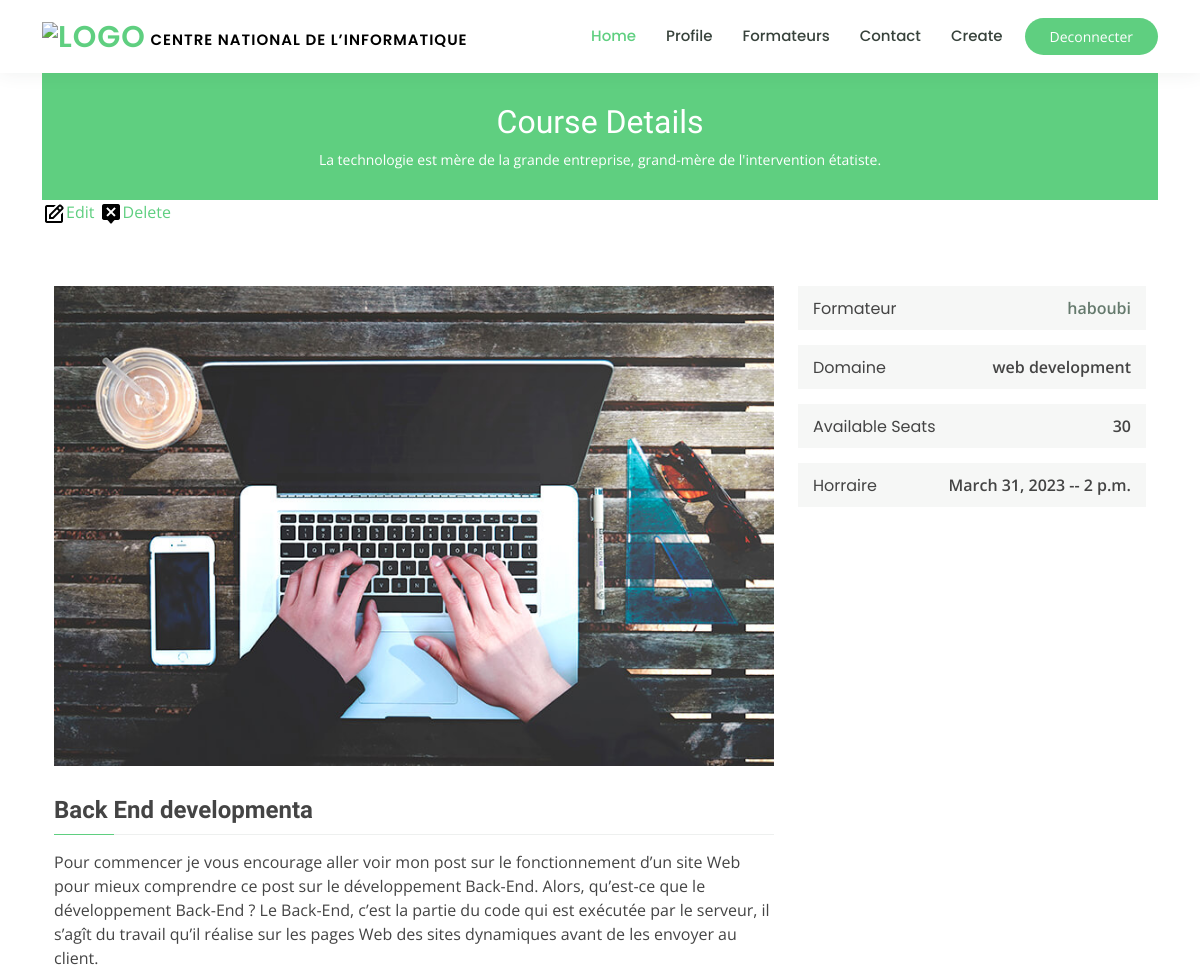
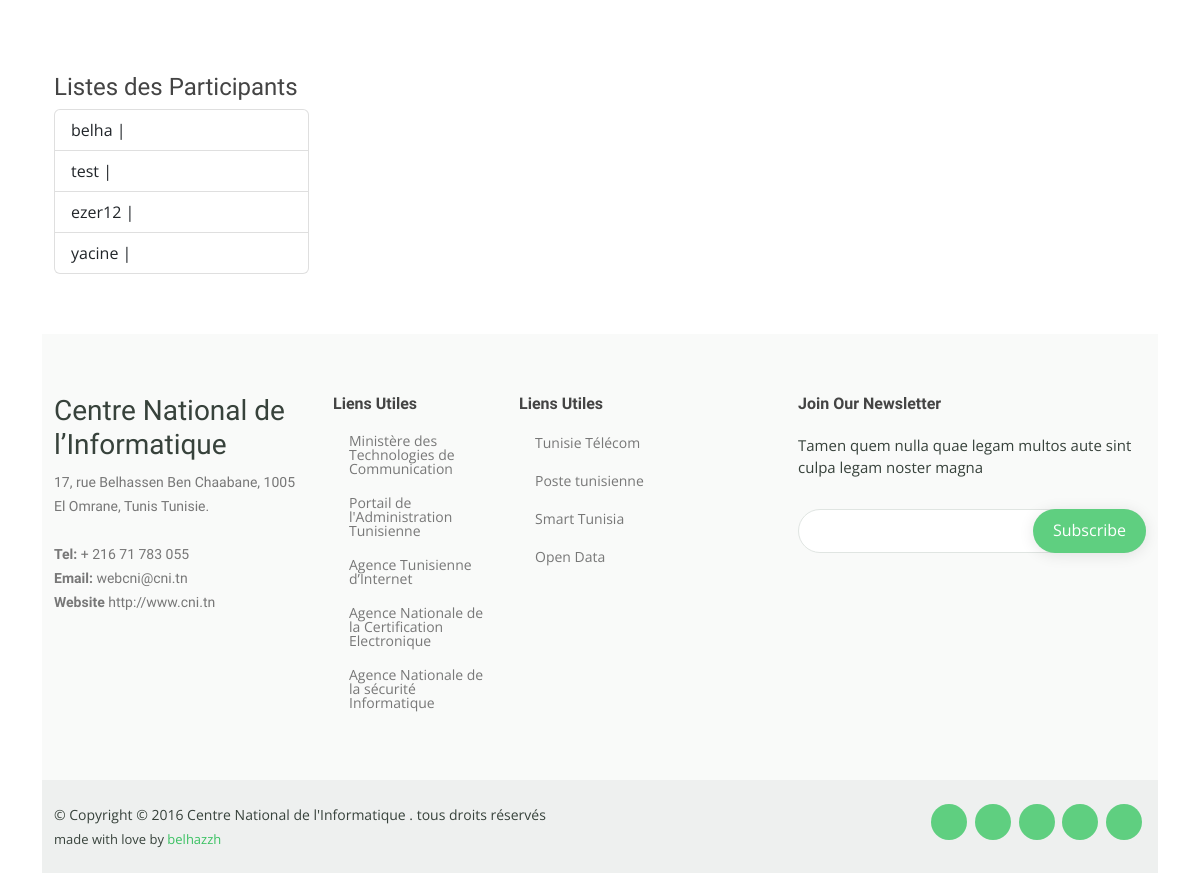
Page /back-end-developmenta/ (signed in) on the committed database (2 pictures, top to bottom).
### base/models.py (models this page shows, shortened)
class Formation(models.Model):
    name = models.CharField(max_length=50)
    num_salle = models.CharField(max_length=50)
    domaine = models.CharField(max_length=50,blank=True,null=True)
    description = models.TextField(blank=True, null=True)
    date_debut = models.DateField(blank=True, null=True)
    horraire_debut = models.TimeField(blank=True, null=True)
    date_fin = models.DateField(blank=True, null=True)
    formateur = models.ForeignKey(Formateur, on_delete=models.CASCADE)
    max_places = models.IntegerField(blank=True, null=True,default=20)
    image = models.ImageField(upload_to="images-formation",blank=True, null=True)
    participant = models.ManyToManyField(Participant,blank=True)
    slug = models.SlugField(null=True,blank=True)

class Formateur (models.Model):
    name = models.CharField(max_length=50)
    prenom = models.CharField(max_length=50)
    image = models.ImageField(upload_to="images-formation",blank=True, null=True)
    def __str__(self):
        return self.name

class Participant(models.Model):
    user = models.OneToOneField(User, on_delete=models.CASCADE,null=True,blank=True)
    cin = models.CharField(validators=[MinLengthValidator(8)],max_length=8,blank=True, null=True)
    service = models.CharField(max_length=50,null=True,blank=True)
    email = models.EmailField(blank=True,null=True)
    entreprise = models.CharField(max_length=50,null=True,blank=True)
    def __str__(self):
        if self.user:
            return str(self.user.username)
        return str(self.user)

### base/views.py (the view)
# urls.py: path("<slug:slug>/",FormationDetailView.as_view(),name="formation"),
class FormationDetailView(DetailView):
    model = Formation
    template_name = "base/course-details.html"
    context_object_name = "formation"

### templates/base/course-details.html (shortened to what this page needs)
{% extends "base.html" %}
{% load static %}
{% block content %}
  <main id="main">
    <div class="breadcrumbs" data-aos="fade-in">
      <div class="container">
        <h2>Course Details</h2>
        <p>La technologie est mère de la grande entreprise, grand-mère de l'intervention étatiste. </p>
      </div>
    </div>
    {% if user.is_staff %}
    <div class="icons">
      <a href="{% url 'update_formation' formation.slug %}"><img src="{% static 'images/edit.png' %}" alt="edit"><span>Edit</span></a>
      <a href="{% url 'delete_formation' formation.slug %}"><img src="{% static 'images/delete.png' %}" alt="delete"><span>Delete</span></a>
    </div>
    {% endif %}
    <section id="course-details" class="course-details">
      <div class="container" data-aos="fade-up">
        <div class="row">
          <div class="col-lg-8">
            <img src="{{formation.image.url}}" class="img-fluid" alt="">
            <h3>{{formation.name}}</h3>
            <p>
              {{formation.description}}
            </p>
          </div>
          <div class="col-lg-4">
            <div class="course-info d-flex justify-content-between align-items-center">
              <h5>Formateur</h5>
              <p><a href="#">{{formation.formateur}}</a></p>
            </div>
            <div class="course-info d-flex justify-content-between align-items-center">
              <h5>Domaine</h5>
              <p>{{formation.domaine}}</p>
            </div>
            <div class="course-info d-flex justify-content-between align-items-center">
              <h5>Available Seats</h5>
              <p>{{formation.max_places}}</p>
            </div>
            <div class="course-info d-flex justify-content-between align-items-center">
              <h5>Horraire</h5>
              <p>{{formation.date_debut}} -- {{formation.horraire_debut}}</p>
            </div>
          </div>
        </div>
      </div>
    </section>
    <section id="cource-details-tabs" class="cource-details-tabs">
      <div class="container" data-aos="fade-up">
        {% if user.is_staff %}
        {% if formation.participant.all %}
        <div class="row">
          <div class="col-lg-3">
            <h4>Listes des Participants</h4>
            <ul class="list-group">
              {% for participant in formation.participant.all %}
              <li class="list-group-item">{{participant}} | </li>
              {% endfor %}
            </ul>
          </div>
        </div>
        {% else %}
        <h4 class="alert alert-danger">il n'y a pas encore de participants!</h4>
        {% endif %}
        {% endif %}
      </div>
    </section>
  </main>
  <footer id="footer">
    <div class="footer-top">
      <div class="container">
        <div class="row">
          <div class="col-lg-3 col-md-6 footer-contact">
            <h3> Centre National de l’Informatique</h3>
            <p>
              17, rue Belhassen Ben Chaabane, 1005 El Omrane, Tunis Tunisie. <br><br>
              <strong>Tel:</strong>  + 216 71 783 055<br>
              <strong>Email:</strong> webcni@cni.tn<br>
              <strong>Website</strong> http://www.cni.tn <br>
            </p>
          </div>
          <div class="col-lg-2 col-md-6 footer-links">
            <h4> Liens Utiles</h4>
            <ul>
              <li><i class="bx bx-chevron-right"></i> <a href="#">Ministère des Technologies de Communication</a></li>
              <li><i class="bx bx-chevron-right"></i> <a href="#">Portail de l'Administration Tunisienne</a></li>
              <li><i class="bx bx-chevron-right"></i> <a href="#">Agence Tunisienne d’Internet</a></li>
              <li><i class="bx bx-chevron-right"></i> <a href="#">Agence Nationale de la Certification Electronique</a></li>
              <li><i class="bx bx-chevron-right"></i> <a href="#">Agence Nationale de la sécurité Informatique</a></li>
            </ul>
          </div>
          <div class="col-lg-3 col-md-6 footer-links">
            <h4> Liens Utiles</h4>
            <ul>
              <li><i class="bx bx-chevron-right"></i> <a href="#">Tunisie Télécom</a></li>
              <li><i class="bx bx-chevron-right"></i> <a href="#">Poste tunisienne</a></li>
              <li><i class="bx bx-chevron-right"></i> <a href="#">Smart Tunisia</a></li>
              <li><i class="bx bx-chevron-right"></i> <a href="#">Open Data</a></li>
            </ul>
          </div>
          <div class="col-lg-4 col-md-6 footer-newsletter">
            <h4>Join Our Newsletter</h4>
            <p>Tamen quem nulla quae legam multos aute sint culpa legam noster magna</p>
            <form action="" method="post">
              <input type="email" name="email"><input type="submit" value="Subscribe">
            </form>
          </div>
        </div>
      </div>
    </div>
    <div class="container d-md-flex py-4">
      <div class="me-md-auto text-center text-md-start">
        <div class="copyright">
          &copy; Copyright © 2016 Centre National de l'Informatique  <strong></strong>. tous droits réservés
        </div>
        <div class="credits">
          made with love by <a href="#">belhazzh</a>
        </div>
      </div>
      <div class="social-links text-center text-md-right pt-3 pt-md-0">
        <a href="#" class="twitter"><i class="bx bxl-twitter"></i></a>
        <a href="#" class="facebook"><i class="bx bxl-facebook"></i></a>
        <a href="#" class="instagram"><i class="bx bxl-instagram"></i></a>
        <a href="#" class="google-plus"><i class="bx bxl-skype"></i></a>
        <a href="#" class="linkedin"><i class="bx bxl-linkedin"></i></a>
      </div>
    </div>
  </footer>
 {% endblock content %}

### gestion_formation/static/css/style.css (style rules this page uses)
body { font-family: "Open Sans", sans-serif; color: #444444; }
a { color: #5fcf80; text-decoration: none; }
h1, h2, h3, h4, h5, h6 { font-family: "Raleway", sans-serif; }
section { padding: 60px 0; overflow: hidden; }
.breadcrumbs { margin-top: 73px; text-align: center; background: #5fcf80; padding: 30px 0; color: #fff; }
.breadcrumbs h2 { font-size: 32px; font-weight: 500; }
.breadcrumbs p { font-size: 14px; margin-bottom: 0; }
.course-details h3 { font-size: 24px; margin: 30px 0 15px 0; font-weight: 700; position: relative; padding-bottom: 10px; }
.course-details h3:before { content: ""; position: absolute; display: block; width: 100%; height: 1px; background: #eef0ef; bottom: 0; left: 0; }
.course-details h3:after { content: ""; position: absolute; display: block; width: 60px; height: 1px; background: #5fcf80; bottom: 0; left: 0; }
.course-details .course-info { background: #f6f7f6; padding: 10px 15px; margin-bottom: 15px; }
.course-details .course-info h5 { font-weight: 400; font-size: 16px; margin: 0; font-family: "Poppins", sans-serif; }
.course-details .course-info p { margin: 0; font-weight: 600; }
.course-details .course-info a { color: #657a6d; }
.cource-details-tabs { overflow: hidden; padding-top: 0; }
#footer { color: #37423b; font-size: 14px; background: #eef0ef; }
#footer .footer-top { padding: 60px 0 30px 0; background: #f9faf9; }
#footer .footer-top .footer-contact { margin-bottom: 30px; }
#footer .footer-top .footer-contact p { font-size: 14px; line-height: 24px; margin-bottom: 0; font-family: "Raleway", sans-serif; color: #777777; }
#footer .footer-top h4 { font-size: 16px; font-weight: bold; color: #444444; position: relative; padding-bottom: 12px; }
#footer .footer-top .footer-links { margin-bottom: 30px; }
#footer .footer-top .footer-links ul { list-style: none; padding: 0; margin: 0; }
#footer .footer-top .footer-links ul i { padding-right: 2px; color: #5fcf80; font-size: 18px; line-height: 1; }
#footer .footer-top .footer-links ul li { padding: 10px 0; display: flex; align-items: center; }
#footer .footer-top .footer-links ul li:first-child { padding-top: 0; }
#footer .footer-top .footer-links ul a { color: #777777; transition: 0.3s; display: inline-block; line-height: 1; }
#footer .footer-newsletter { font-size: 15px; }
#footer .footer-newsletter h4 { font-size: 16px; font-weight: bold; color: #444444; position: relative; padding-bottom: 12px; }
#footer .footer-newsletter form { margin-top: 30px; background: #fff; padding: 6px 10px; position: relative; border-radius: 50px; text-align: left; border: 1px solid #e0e5e2; }
#footer .footer-newsletter form input[type=email] { border: 0; padding: 4px 8px; width: calc(100% - 100px); }
#footer .footer-newsletter form input[type=submit] { position: absolute; top: -1px; right: -1px; bottom: -1px; border: 0; background: none; font-size: 16px; padding: 0 20px 2px 20px; background: #5fcf80; color: #fff; transition: 0.3s; border-radius: 50px; box-shadow: 0px 2px 15px rgba(0, 0, 0, 0.1); }
#footer .credits { padding-top: 5px; font-size: 13px; }
#footer .credits a { color: #3ac162; transition: 0.3s; }
#footer .social-links a { font-size: 18px; display: inline-block; background: #5fcf80; color: #fff; line-height: 1; padding: 8px 0; margin-right: 4px; border-radius: 50%; text-align: center; width: 36px; height: 36px; transition: 0.3s; }

### rows in the picture
Formation: image (picture), name "Back End developmenta", description "Pour commencer je vous encourage aller voir mon post sur le fonctionnement d’un site Web pour mieux comprendre ce post sur le développement Back-End. Alors, qu’est-ce que le développement Back-End ? Le Back-End, c’est la partie du code qui est exécutée par le serveur, il s’agît du travail qu’il réalise sur les pages Web des sites dynamiques avant de les envoyer au client.", formateur "haboubi", domaine "web development", max_places "30", date_debut "March 31, 2023", horraire_debut "2 p.m."
Participant: user.username "belha"
Participant: user.username "test"
Participant: user.username "ezer12"
Participant: user.username "yacine"
